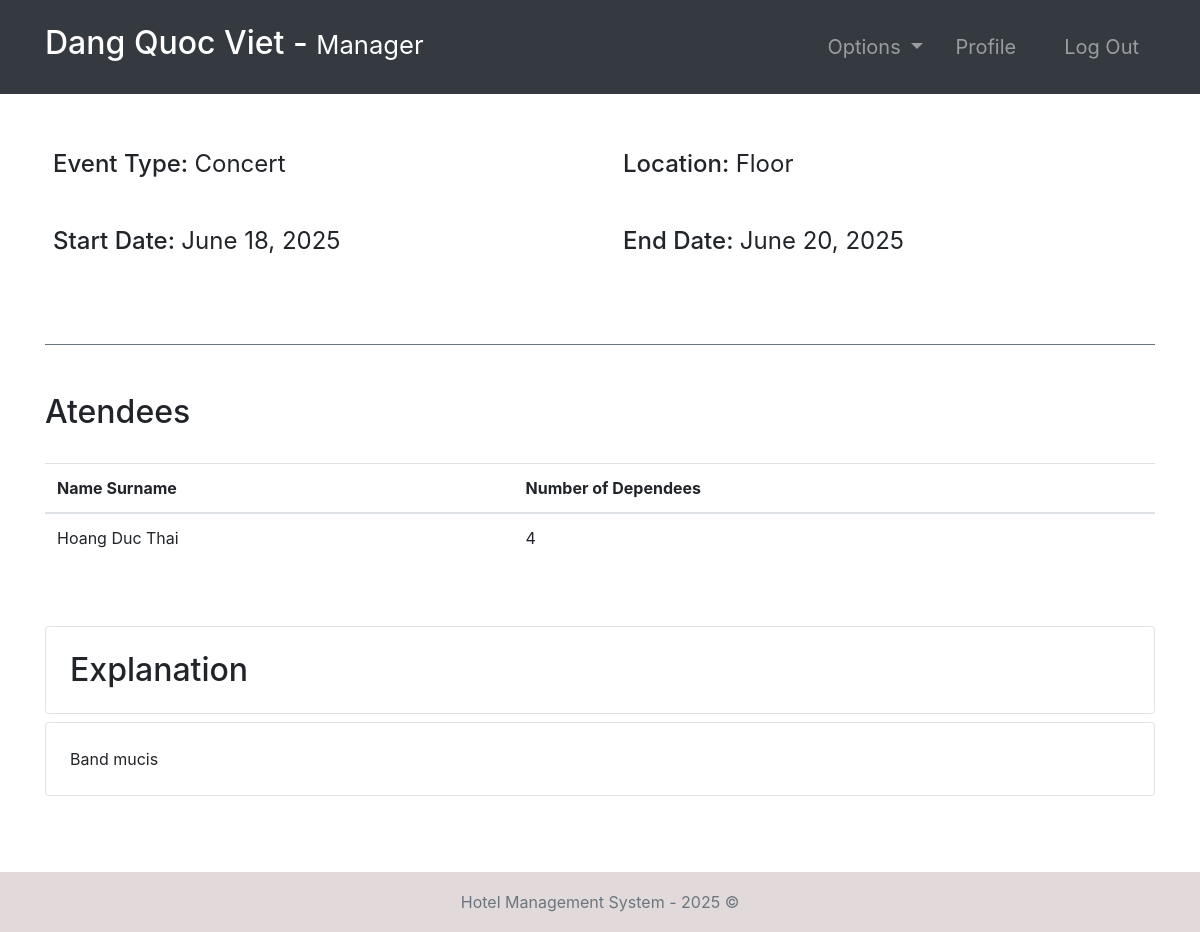
Screenshot of /event-profile/2/ (signed in) with the database file from the repository.
### hotel/models.py (models this page shows, shortened)
class Event(models.Model):
    EVENT_TYPES = (
        ('Movie', 'Movie'),
        ('Theater', 'Theater'),
        ('Conference', 'Conference'),
        ('Concert', 'Concert'),
        ('Entertainment', 'Entertainment'),
        ('Live Music', 'Live Music'),
    )
    eventType = models.CharField(max_length=20, choices=EVENT_TYPES)
    location = models.CharField(max_length=100)
    startDate = models.DateField()
    endDate = models.DateField()
    explanation = models.TextField()

class EventAttendees(models.Model):
    event = models.ForeignKey(Event, on_delete=models.CASCADE)
    numberOfDependees = models.IntegerField(default=0)
    guest = models.ForeignKey(Guest,   null=True, on_delete=models.CASCADE)

### accounts/models.py (models this page shows, shortened)
class Guest(models.Model):
    user = models.OneToOneField(User, null=True, on_delete=models.CASCADE)
    phoneNumber = PhoneNumberField(unique=True)

### hotel/views.py (the view)
# urls.py: path('event-profile/<str:id>/', event_profile, name="event-profile"),
@ login_required(login_url='login')
def event_profile(request, id):
    role = str(request.user.groups.all()[0])
    path = role + "/"
    tempEvent = Event.objects.get(id=id)
    attendees = EventAttendees.objects.filter(event=tempEvent)
    context = {
        "role": role,
        "attendees": attendees,
        "event": tempEvent
    }
    return render(request, path + "event-profile.html", context)

### templates/manager/event-profile.html
{% extends '../index.html' %}
{% block context %}
{% include '../common_pages/event-profile.html' %}
{% endblock %}

### templates/incs/nav.html (shortened to what this page needs)
<nav class="navbar navbar-dark bg-dark navbar-expand-lg py-3 " role="navigation">
    <div class="container">
        <a href="" class="navbar-brand">
            <h2 class="text-capitalize">
                {{ request.user.first_name }} {{ request.user.last_name }} -
                <small>
                    {{ role }}
                </small>
            </h2>
        </a>
        <div class="collapse navbar-collapse" id="navbarTags">
            <ul class="navbar-nav ml-auto">
                <li class="nav-item dropdown p-2">
                    <a class="nav-link dropdown-toggle" href="#" id="navbarDropdown" role="button"
                        data-toggle="dropdown" aria-haspopup="true" aria-expanded="false">
                        Options
                    </a>
                </li>
                <li class="nav-item mr-3 p-2">
                    {% if role == 'staff' or role == 'receptionist' or role == 'admin' or role == 'manager' %}
                    <a href="{% url 'employee-profile' user.id %}" class="nav-link">Profile</a>
                    {% endif %}
                </li>
                <li class="nav-item p-2 ">
                    <a href="{% url 'logout' %}" class="nav-link">Log Out</a>
                </li>
            </ul>
        </div>
    </div>
</nav>

### templates/common_pages/event-profile.html
<div class="container">
    <div class="row mt-5">
        <div class="col-6">
            <div class="p-2 h4">
                <span>Event Type: </span>
                <span class="font-weight-normal">{{event.eventType}}</span>
            </div>
            <br>
            <div class="p-2 h4">
                <span>Start Date:</span>
                <span class="font-weight-normal">{{event.startDate}}</span>
            </div>
        </div>
        <div class="col-6">
            <div class="p-2 h4">
                <span>Location:</span>
                <span class="font-weight-normal">{{event.location}}</span>
            </div>
            <br>
            <div class="p-2 h4">
                <span>End Date:</span>
                <span class="font-weight-normal">{{event.endDate}}</span>
            </div>
        </div>
    </div>
    <br>
    <div class="table-responsive my-5 border-top border-secondary pt-5">
        <div class="table-header row">
            <div class="col-sm-12 col-md-12 col-lg-4 mb-4">
                <h2>Atendees</h2>
            </div>
        </div>
        <table class="table table-hover">
            <thead>
                <tr>
                    <th>Name Surname</th>
                    <th>Number of Dependees</th>
                </tr>
            </thead>
            <tbody>
                {% for attendee in attendees %}
                <tr>
                    <td>{{attendee.guest.user.first_name}} {{attendee.guest.user.last_name}}</td>
                    <td>{{attendee.numberOfDependees}}</td>
                </tr>
                {% endfor %}
            </tbody>
        </table>
    </div>
    <div class="explanation  pb-5">
        <div class="header h2 border rounded p-4">Explanation</div>
        <div class="content">
            <p class="border rounded p-4">{{event.explanation}}</p>
        </div>
    </div>
</div>

### static/css/main.css (style rules this page uses)
* { margin: 0; padding: 0; -webkit-font-smoothing: antialiased; }
body { position: relative; }
nav .nav-item { font-size: 20px; }

### rows the page displays
Event: eventType "Concert", startDate "June 18, 2025", location "Floor", endDate "June 20, 2025", explanation "Band mucis"
EventAttendees: guest.user.first_name "Hoang", guest.user.last_name "Duc Thai", numberOfDependees "4"

### other values shown
{{ request.user.first_name }} "Dang"
{{ request.user.last_name }} "Quoc Viet"
{{ role }} "Manager"
